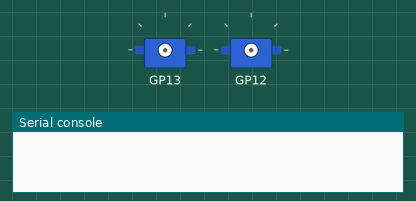
Simulated run of this program. Board: Raspberry Pi Pico running MicroPython. Parts: 2 × servo, the last lines printed to the serial console. Servo angles are drawn from the pulse width (0.5 ms = 0°, 2.5 ms = 180°). At 10.0 s the program stops and its outputs stay as they are.

Above: at 0.1 s.
At 2.5 s:
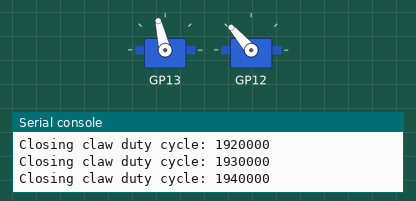
At 4.96 s:
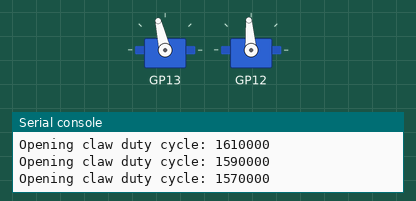
At 9.28 s:
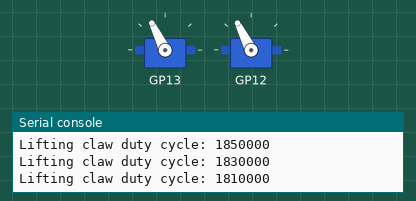
Timing chart, 0 to 11.4 s (numbered marks = the images above):
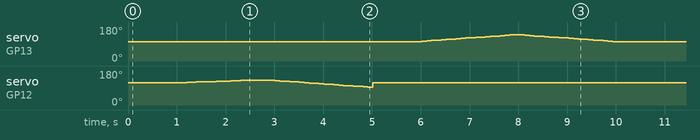

The program:

arm_controller.py
```python
from machine import Pin, PWM
from time import sleep

SHOULDER_NEUTRAL = 1_650_000
CLAW_NEUTRAL = 1_800_000


class ArmController:
    def __init__(self, claw_pin, arm_pin):
        self.claw_servo = PWM(Pin(claw_pin))
        self.shoulder_servo = PWM(Pin(arm_pin))
        self.claw_servo.freq(50)
        self.shoulder_servo.freq(50)
        # Set initial positions
        self.set_neutral()

    def set_neutral(self):
        # Return to rest positions
        self.shoulder_servo.duty_ns(SHOULDER_NEUTRAL)
        self.claw_servo.duty_ns(CLAW_NEUTRAL)
        self.shoulder_duty = SHOULDER_NEUTRAL
        self.claw_duty = CLAW_NEUTRAL

    def lower_claw(self, dc_inc=0):  # Lower arm
        assert -50_000 <= dc_inc <= 50_000
        self.shoulder_duty += dc_inc
        if self.shoulder_duty >= 2_800_000:
            self.shoulder_duty = 2_800_000
        elif self.shoulder_duty <= 700_000:
            self.shoulder_duty = 700_000
        self.shoulder_servo.duty_ns(self.shoulder_duty)

    def close_claw(self, dc_inc=0):  # Close claw
        assert -50_000 <= dc_inc <= 50_000
        self.claw_duty += dc_inc
        if self.claw_duty >= 1_950_000:
            self.claw_duty = 1_950_000
        elif self.claw_duty <= 1_550_000:
            self.claw_duty = 1_550_000
        self.claw_servo.duty_ns(self.claw_duty)


# Example usage
if __name__ == "__main__":
    from utime import sleep

    sleep(1)
    ac = ArmController(12, 13)
    for _ in range(20):
        ac.close_claw(10_000)
        sleep(0.1)
        print(f"Closing claw duty cycle: {ac.claw_duty}")
    for _ in range(20):
        ac.close_claw(-20_000)
        sleep(0.1)
        print(f"Opening claw duty cycle: {ac.claw_duty}")

    ac.set_neutral()
    sleep(1)
    print("arm set to neutral")

    for _ in range(20):
        ac.lower_claw(20_000)
        sleep(0.1)
        print(f"Lowering claw duty cycle: {ac.shoulder_duty}")
    for _ in range(20):
        ac.lower_claw(-20_000)
        sleep(0.1)
        print(f"Lifting claw duty cycle: {ac.shoulder_duty}")
```

Measured:
- by itself, servo on GP13: rises from 103° to 139° in 1.9 s, then falls to 103° in 2.0 s
